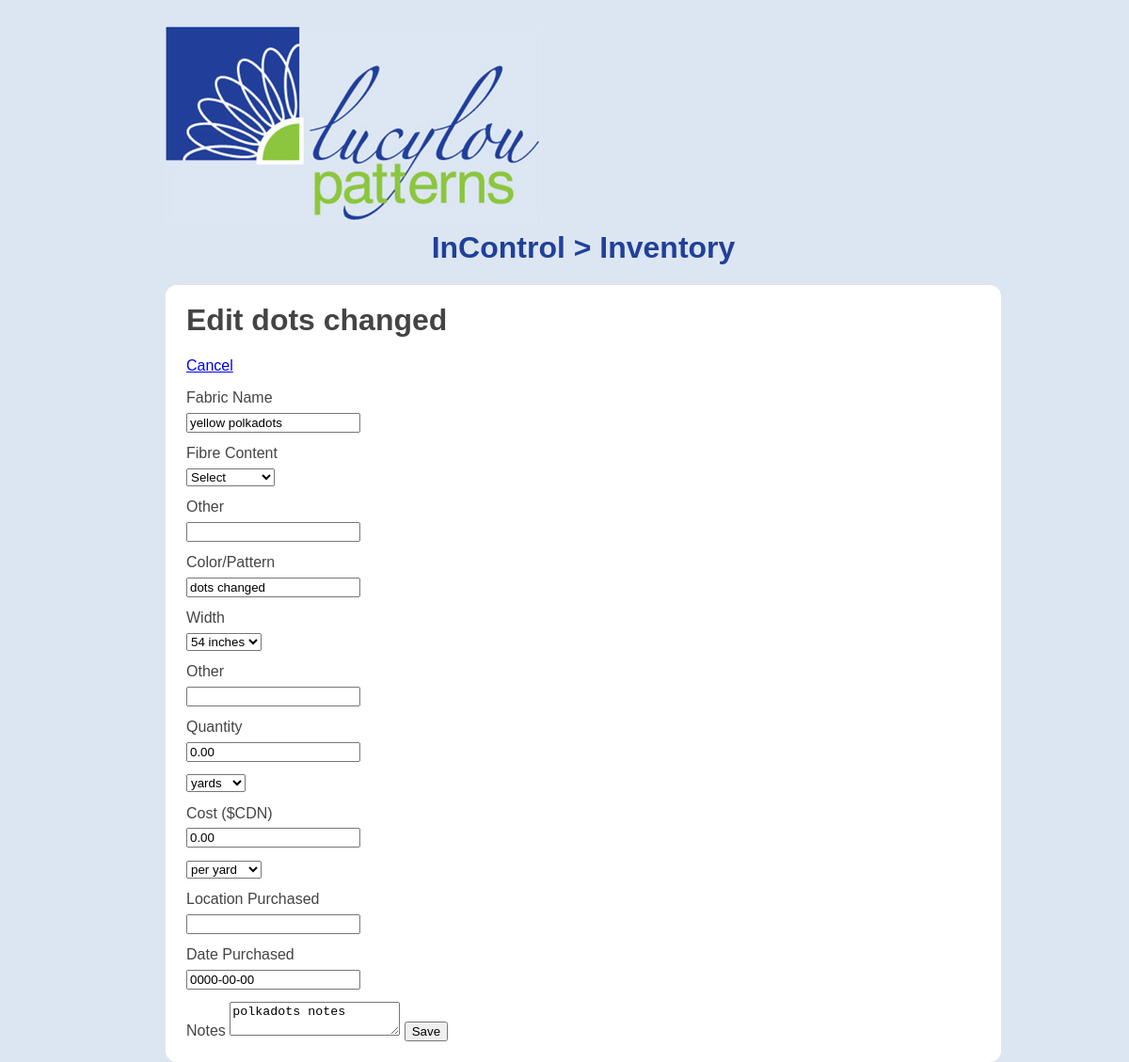
Page /edit.php?id=2 on the committed database.
### tables this page shows
CREATE TABLE IF NOT EXISTS `incontrol` (
  `id` int(11) NOT NULL AUTO_INCREMENT,
  `fabric_name` varchar(255) NOT NULL,
  `fibre_content` int(2) NOT NULL,
  `fibre_other` varchar(55) NOT NULL,
  `pattern` varchar(55) NOT NULL,
  `width` int(2) NOT NULL,
  `width_other` varchar(25) NOT NULL,
  `quantity` decimal(5,2) NOT NULL,
  `q_units` int(2) NOT NULL,
  `cost` decimal(5,2) NOT NULL,
  `c_units` int(2) NOT NULL,
  `location` varchar(255) NOT NULL,
  `date_purchased` date NOT NULL,
  `notes` text NOT NULL,
  `preview` varchar(255) NOT NULL,
  PRIMARY KEY (`id`)
);

### selected.php (called while the page is built)
<?php
$fibres = array(
	'Select'
	,'Cotton'
	,'Polyester'
	,'Rayon'
	,'Silk'
	,'Wool'
	,'Wool_Blend'
	,'Other'
);
$widths = array(
	'54 inches'
	,'36 inches'
	,'other'
);
$quantity_units = array(
	'yards'
	,'metres'
);
$cost_units = array(
	'per yard'
	,'per metre'
);

### edit.php (the view, shortened to what this page needs)
<?php
require_once 'includes/db.php';
require_once 'selected.php';
$errors = array();
$id = filter_input(INPUT_GET, 'id', FILTER_SANITIZE_NUMBER_INT);
$fabric_name = filter_input(INPUT_POST, 'fabric_name', FILTER_SANITIZE_STRING);
$fibre_content = filter_input(INPUT_POST, 'fibre_content', FILTER_SANITIZE_NUMBER_INT);
$fibre_other = filter_input(INPUT_POST, 'fibre_other', FILTER_SANITIZE_STRING);
$pattern = filter_input(INPUT_POST, 'pattern', FILTER_SANITIZE_STRING);
$width = filter_input(INPUT_POST, 'width', FILTER_SANITIZE_NUMBER_INT);
$width_other = filter_input(INPUT_POST, 'width_other', FILTER_SANITIZE_STRING);
$quantity = filter_input(INPUT_POST, 'quantity', FILTER_SANITIZE_NUMBER_FLOAT, FILTER_FLAG_ALLOW_FRACTION);
$q_units = filter_input(INPUT_POST, 'q_units', FILTER_SANITIZE_NUMBER_INT);
$cost = filter_input(INPUT_POST, 'cost', FILTER_SANITIZE_NUMBER_FLOAT, FILTER_FLAG_ALLOW_FRACTION);
$c_units = filter_input(INPUT_POST, 'c_units', FILTER_SANITIZE_NUMBER_INT);
$location = filter_input(INPUT_POST, 'location', FILTER_SANITIZE_STRING);
$date_purchased = filter_input(INPUT_POST, 'date_purchased', FILTER_SANITIZE_NUMBER_INT);
$notes = filter_input(INPUT_POST, 'notes', FILTER_SANITIZE_STRING);
if ($_SERVER['REQUEST_METHOD'] == 'POST') {
	if (strlen($fabric_name) < 1  || strlen($fabric_name) > 255) {
		$errors['fabric_name'] = true;
	}
	if (strlen($pattern) < 1  || strlen($pattern) > 55) {
		$errors['pattern'] = true;
	}
	if (strlen($quantity) < 1  || strlen($quantity) > 8) {
		$errors['quantity'] = true;
	}
	if (empty($errors)) {
		require_once 'includes/db.php';
		$sql = $db->prepare('
		UPDATE incontrol
		SET fabric_name = :fabric_name, fibre_content = :fibre_content, fibre_other = :fibre_other, pattern = :pattern, width = :width, width_other = :width_other, quantity = :quantity, q_units = :q_units, cost = :cost, c_units = :c_units, location = :location, date_purchased = :date_purchased, notes = :notes
		WHERE id = :id
		');
		$sql->bindValue(':id', $id, PDO::PARAM_INT);
		$sql->bindValue(':fabric_name', $fabric_name, PDO::PARAM_STR);
		$sql->bindValue(':fibre_content', $fibre_content, PDO::PARAM_INT);
		$sql->bindValue(':fibre_other', $fibre_other, PDO::PARAM_STR);
		$sql->bindValue(':pattern', $pattern, PDO::PARAM_STR);
		$sql->bindValue(':width', $width, PDO::PARAM_INT);
		$sql->bindValue(':width_other', $width_other, PDO::PARAM_STR);
		$sql->bindValue(':quantity', $quantity, PDO::PARAM_INT);
		$sql->bindValue(':q_units', $q_units, PDO::PARAM_INT);
		$sql->bindValue(':cost', $cost, PDO::PARAM_INT);
		$sql->bindValue(':c_units', $c_units, PDO::PARAM_INT);
		$sql->bindValue(':location', $location, PDO::PARAM_STR);
		$sql->bindValue(':date_purchased', $date_purchased, PDO::PARAM_INT);
		$sql->bindValue(':notes', $notes, PDO::PARAM_STR);
		$sql->execute();
		header('Location: index.php');
		exit;
	}
} else {
$sql = $db->prepare('
	SELECT fabric_name, fibre_content, fibre_other, pattern, width, width_other, quantity, q_units, cost, c_units, location, date_purchased, notes
	FROM incontrol
	WHERE id = :id
');
		$sql->bindValue(':id', $id, PDO::PARAM_INT);
		$sql->execute();
		$results = $sql->fetch();
		$fabric_name = $results['fabric_name'];
		$pattern = $results['pattern'];
		$width_other = $results['width_other'];
		$quantity = $results['quantity'];
		$quantity = $results['quantity'];
		$cost = $results['cost'];
		$location = $results['location'];
		$date_purchased = $results['date_purchased'];
		$notes = $results['notes'];
}
?><!DOCTYPE HTML>
<html>
<head>
	<link href="css/general.css" rel="stylesheet">
</head>
<body>
<div class="wrapper">
	<div class="dashboard">
		<h2>InControl > Inventory</h2>
	<h1>Edit <?php echo $results['pattern'];?></h1>
	<p><a href="index.php">Cancel</a></p>
	<form method="post" action="edit.php?id=<?php echo $id; ?>">
		<label for="fabric_name">Fabric Name<?php if (isset($errors['fabric_name'])) : ?> <strong class="error"> is required</strong><?php endif; ?></label>
		<input name="fabric_name" id="fabric_name" required value="<?php echo $fabric_name; ?>"></input>
		<label for="fibre_content">Fibre Content</label>
		<select id="fibre_content" name="fibre_content" >
   			<?php foreach ($fibres as $key => $value) : ?>
			<option value="<?php echo $key; echo 'selected="selected"'?>">
			 <?php echo $value;?>
			</option>
			<?php endforeach; ?>
		</select>
		<label for="fibre_other">Other </label>
		<input name="fibre_other" id="fibre_other" value="<?php echo $fibre_other; ?>"></input>
		<label for="pattern">Color/Pattern<?php if (isset($errors['pattern'])) : ?> <strong class="error"> is required</strong><?php endif; ?></label>
		<input name="pattern" id="pattern" required value="<?php echo $pattern; ?>"></input>
		<label for="width">Width</label>
		<select id="width" name="width" >
		<?php foreach ($widths as $key => $value) : ?>
			<option value="<?php echo $key; ?>">
			 <?php echo $value;?>
			</option>
		<?php endforeach; ?>
		</select>
		<label for="width_other">Other</label>
		<input name="width_other" id="width_other" value="<?php echo $width_other; ?>"></input>
		<label for="quantity">Quantity<?php if (isset($errors['quantity'])) : ?> <strong class="error"> must be a number.</strong><?php endif; ?></label>
		<input name="quantity" id="quantity" required value="<?php echo $quantity; ?>"></input>
		<select id="q_units" name="q_units">
		<?php foreach ($quantity_units as $key => $value) : ?>
			<option value="<?php echo $key; ?>">
			 <?php echo $value;?>
			</option>
		<?php endforeach; ?>
		</select>
		<label for="cost">Cost ($CDN)</label>
		<input name="cost" id="cost" value="<?php echo $cost; ?>"></input>
		<select id="c_units" name="c_units">
		<?php foreach ($cost_units as $key => $value) : ?>
			<option value="<?php echo $key; ?>">
			 <?php echo $value;?>
			</option>
		<?php endforeach; ?>
		</select>
		<label for="location">Location Purchased</label>
		<input name="location" id="location" value="<?php echo $location; ?>"></input>
		<label for="date_purchased">Date Purchased</label>
		<input name="date_purchased" id="date_purchased" value="<?php echo $date_purchased; ?>"></input>
		<label for="notes">Notes</label>
		<textarea name="notes" ><?php echo $notes; ?></textarea>
		<button type="submit">Save</button>
	</form>
	</div>
</div>
</body>
</html>

### css/general.css (style rules this page uses)
html { background-color: #dce6f2; color:#444; font: 100% normal Verdana, Geneva, sans-serif; }
input, select { margin: 0.5em 0.5em 1em 0; display: block; }
div.wrapper { background: #dce6f2 url(../images/lucylou-logo.jpg) no-repeat; top: 20px; left:20px; margin: 0 auto; width:75%; position: relative; }
h2 { color:#20409a; font-size: 2em; font-weight: bold; margin: -80px 0 40px 0; text-align:center; }
div.dashboard { margin: 0 auto; padding: 20px; border: 0; background-color: #fff; position:inherit; top: 275px; border: 2px solid #fff; -webkit-border-radius: 12px; -moz-border-radius: 12px; border-radius: 12px; }

### rows in the picture
incontrol: pattern "dots changed", fabric_name "yellow polkadots", quantity "0.00", cost "0.00", date_purchased "0000-00-00", notes "polkadots notes"

### other values in the picture
form field fibre_content "Select"
form field width "54 inches"
form field q_units "yards"
form field c_units "per yard"
